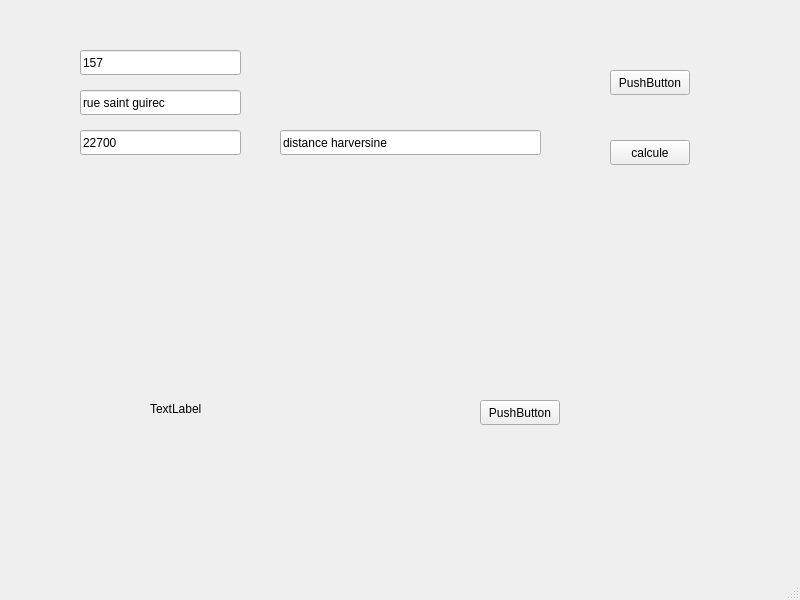
<?xml version="1.0" encoding="UTF-8"?>
<ui version="4.0">
 <class>SuperviseurOPE</class>
 <widget class="QMainWindow" name="SuperviseurOPE">
  <property name="geometry">
   <rect>
    <x>0</x>
    <y>0</y>
    <width>800</width>
    <height>600</height>
   </rect>
  </property>
  <property name="windowTitle">
   <string>SuperviseurOPE</string>
  </property>
  <widget class="QWidget" name="centralwidget">
   <widget class="QPushButton" name="pushButton_calcule">
    <property name="geometry">
     <rect>
      <x>610</x>
      <y>140</y>
      <width>80</width>
      <height>25</height>
     </rect>
    </property>
    <property name="text">
     <string>calcule</string>
    </property>
   </widget>
   <widget class="QLineEdit" name="lineEdit_test">
    <property name="geometry">
     <rect>
      <x>280</x>
      <y>130</y>
      <width>261</width>
      <height>25</height>
     </rect>
    </property>
    <property name="text">
     <string>distance harversine</string>
    </property>
   </widget>
   <widget class="QLineEdit" name="lineEdit">
    <property name="geometry">
     <rect>
      <x>80</x>
      <y>50</y>
      <width>161</width>
      <height>25</height>
     </rect>
    </property>
    <property name="text">
     <string>157</string>
    </property>
   </widget>
   <widget class="QLineEdit" name="lineEdit_2">
    <property name="geometry">
     <rect>
      <x>80</x>
      <y>90</y>
      <width>161</width>
      <height>25</height>
     </rect>
    </property>
    <property name="text">
     <string>rue saint guirec</string>
    </property>
   </widget>
   <widget class="QLineEdit" name="lineEdit_3">
    <property name="geometry">
     <rect>
      <x>80</x>
      <y>130</y>
      <width>161</width>
      <height>25</height>
     </rect>
    </property>
    <property name="text">
     <string>22700</string>
    </property>
   </widget>
   <widget class="QPushButton" name="pushButton_adresse">
    <property name="geometry">
     <rect>
      <x>610</x>
      <y>70</y>
      <width>80</width>
      <height>25</height>
     </rect>
    </property>
    <property name="text">
     <string>PushButton</string>
    </property>
   </widget>
   <widget class="QPushButton" name="pushButton_minDist">
    <property name="geometry">
     <rect>
      <x>480</x>
      <y>400</y>
      <width>80</width>
      <height>25</height>
     </rect>
    </property>
    <property name="text">
     <string>PushButton</string>
    </property>
   </widget>
   <widget class="QLabel" name="label_minDist">
    <property name="geometry">
     <rect>
      <x>150</x>
      <y>400</y>
      <width>241</width>
      <height>17</height>
     </rect>
    </property>
    <property name="text">
     <string>TextLabel</string>
    </property>
   </widget>
  </widget>
  <widget class="QMenuBar" name="menubar">
   <property name="geometry">
    <rect>
     <x>0</x>
     <y>0</y>
     <width>800</width>
     <height>22</height>
    </rect>
   </property>
  </widget>
  <widget class="QStatusBar" name="statusbar"/>
 </widget>
 <resources/>
 <connections/>
</ui>
